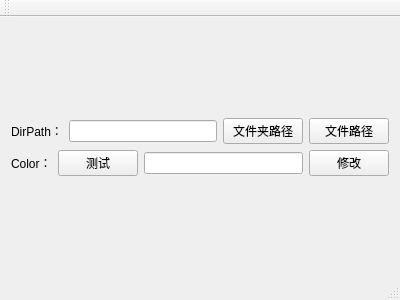
<?xml version="1.0" encoding="UTF-8"?>
<ui version="4.0">
 <class>SvgChangeForm</class>
 <widget class="QMainWindow" name="SvgChangeForm">
  <property name="geometry">
   <rect>
    <x>0</x>
    <y>0</y>
    <width>400</width>
    <height>300</height>
   </rect>
  </property>
  <property name="windowTitle">
   <string>SvgChangeForm</string>
  </property>
  <widget class="QWidget" name="centralWidget">
   <layout class="QVBoxLayout" name="verticalLayout_2">
    <item>
     <layout class="QVBoxLayout" name="verticalLayout">
      <item>
       <layout class="QHBoxLayout" name="horizontalLayout">
        <item>
         <widget class="QLabel" name="label">
          <property name="text">
           <string>DirPath：</string>
          </property>
         </widget>
        </item>
        <item>
         <widget class="QLineEdit" name="lineEdit_dir_name"/>
        </item>
        <item>
         <widget class="QPushButton" name="pushButton_select_Dir">
          <property name="text">
           <string>文件夹路径</string>
          </property>
         </widget>
        </item>
        <item>
         <widget class="QPushButton" name="pushButton_File_path">
          <property name="text">
           <string>文件路径</string>
          </property>
         </widget>
        </item>
       </layout>
      </item>
      <item>
       <layout class="QHBoxLayout" name="horizontalLayout_2">
        <item>
         <widget class="QLabel" name="label_2">
          <property name="text">
           <string>Color：</string>
          </property>
         </widget>
        </item>
        <item>
         <widget class="QPushButton" name="pushButton">
          <property name="text">
           <string>测试</string>
          </property>
         </widget>
        </item>
        <item>
         <widget class="QLineEdit" name="lineEdit_color_rgb"/>
        </item>
        <item>
         <widget class="QPushButton" name="pushButton_change">
          <property name="text">
           <string>修改</string>
          </property>
         </widget>
        </item>
       </layout>
      </item>
     </layout>
    </item>
   </layout>
  </widget>
  <widget class="QMenuBar" name="menuBar">
   <property name="geometry">
    <rect>
     <x>0</x>
     <y>0</y>
     <width>400</width>
     <height>23</height>
    </rect>
   </property>
  </widget>
  <widget class="QToolBar" name="mainToolBar">
   <attribute name="toolBarArea">
    <enum>TopToolBarArea</enum>
   </attribute>
   <attribute name="toolBarBreak">
    <bool>false</bool>
   </attribute>
  </widget>
  <widget class="QStatusBar" name="statusBar"/>
 </widget>
 <layoutdefault spacing="6" margin="11"/>
 <resources/>
 <connections/>
</ui>
